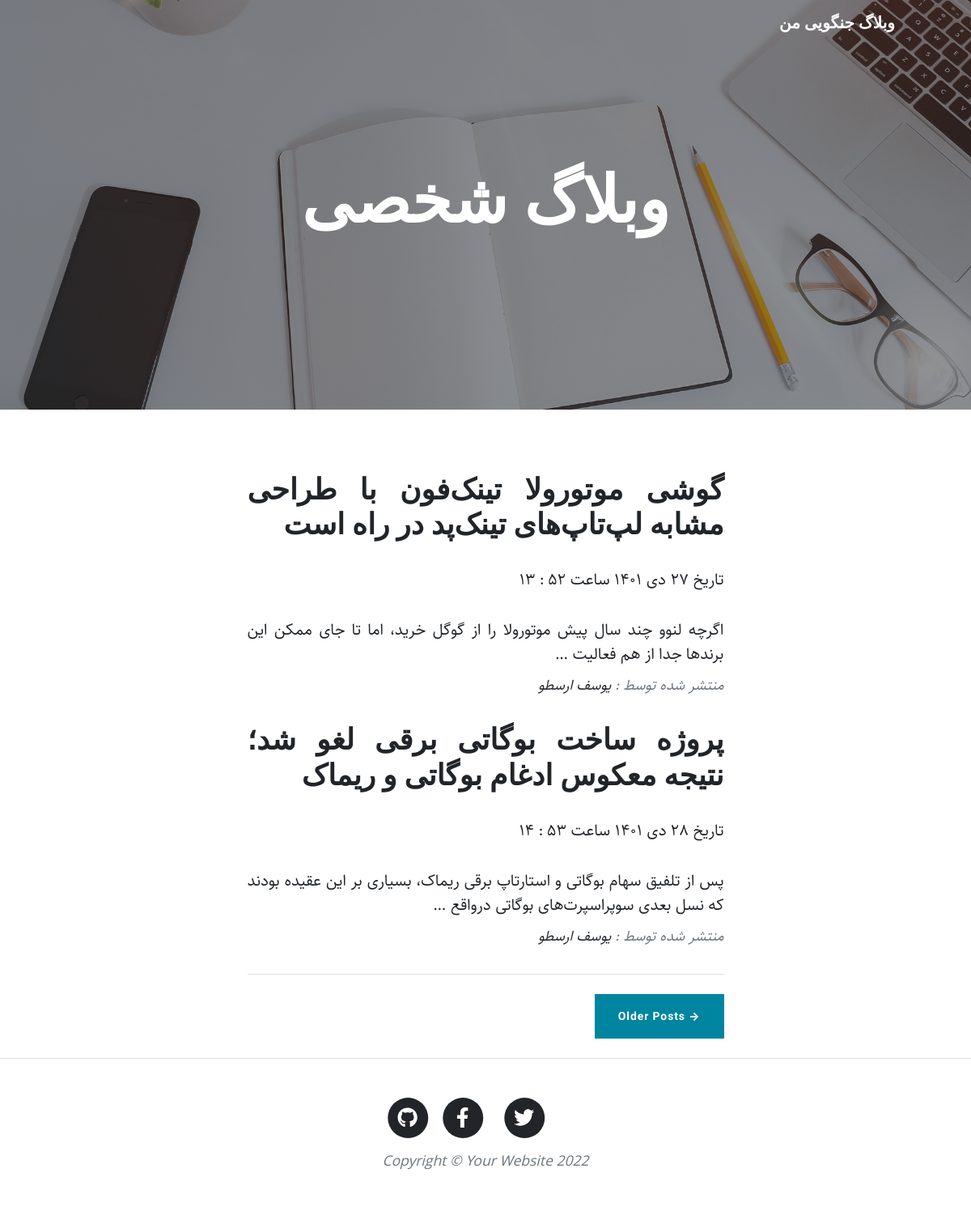
The app's page /home, older data.
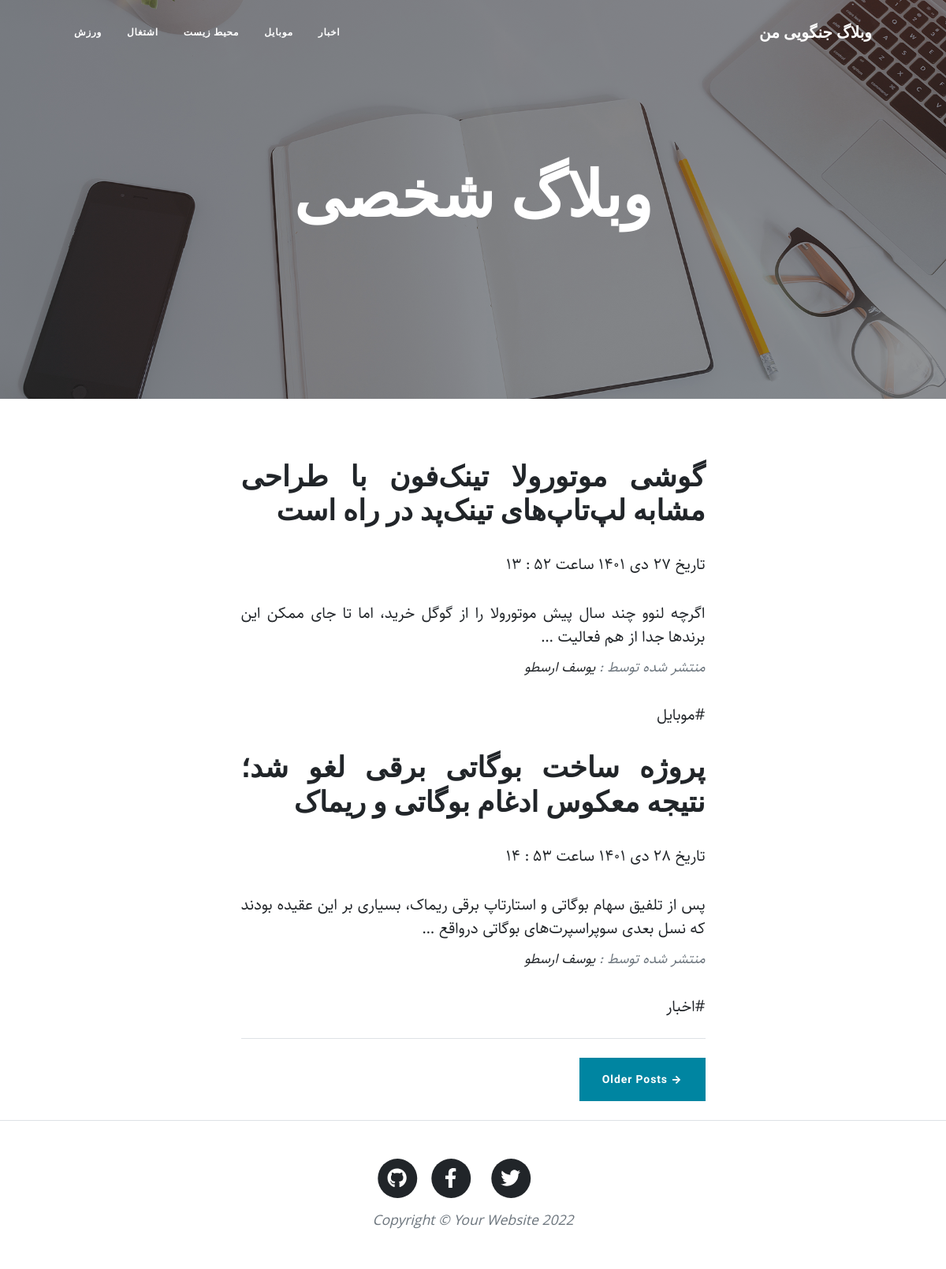
The same page, newer data.
### blog/models.py (models this page shows, shortened)
class Articles(models.Model):
    draft = "d"
    publish = "p"
    STATUS_CHOICES = [
        (draft,"پیش نویس"),
        (publish,"منتشر شده")
    ]
    author = models.ForeignKey(User, blank=True,null=True,verbose_name="نویسندگان", on_delete=models.SET_NULL,related_name="articles")
    category = models.ManyToManyField("Category", verbose_name="دسته بندی",related_name="articles")
    title = models.CharField(max_length=250,verbose_name="عنوان مقاله")
    slug = models.SlugField(max_length=250,verbose_name="اسلاگ")
    description = models.TextField(verbose_name="مقاله")
    published = models.DateTimeField(default=timezone.now,verbose_name="تاریخ انتشار")
    thumbnail = models.ImageField(upload_to="images",verbose_name="عکس")
    created = models.DateTimeField(auto_now_add=True,verbose_name="تاریخ ایجاد مقاله")
    updated = models.DateTimeField(auto_now=True,verbose_name="تاریخ آپدیت")
    status = models.CharField(max_length=1,choices=STATUS_CHOICES,default=draft,verbose_name="وضعیت")
    class Meta:
        verbose_name = "مقاله"
        verbose_name_plural = "مقالات"
    def jpublished(self):
        return jalali_convertor(self.published)
    jpublished.short_description = "زمان انتشار"
    def category_to_published(self):
        return self.category.filter(status=True)
    category_to_published.short_description = "دسته بندی"
    objects = ArticleManager()

class Category(models.Model):
    parent = models.ForeignKey("self", verbose_name="عنوان مقالات", on_delete=models.SET_NULL,blank=True,null=True,default=None,related_name="children")
    title = models.CharField(max_length=250,verbose_name="عنوان مقاله")
    slug = models.SlugField(max_length=250,verbose_name="اسلاگ")
    status = models.BooleanField(default=True,verbose_name="وضعیت")
    position = models.IntegerField(verbose_name="پوزیشن")
    class Meta:
        verbose_name = "دسته بندی"
        verbose_name_plural = "دسته بندی ها"
        ordering = ["position"]

### blog/views.py (the view)
# urls.py: path("",ArticleListView.as_view(),name="home"),
class ArticleListView(ListView):
    queryset = Articles.objects.filter(status="p")
    context_object_name="articles"
    template_name = "blog/myindex.html"
    paginate_by = 2

### blog/extensions/jalali.py (called while the page is built)
def jalali_convertor(time):
    days_of_week  = ["فروردین","اردیبهشت","خرداد","تبر","مرداد","شهریور","مهر","آبان","آذر","دی","بهمن","اسفند"]
    year = time.year
    month = time.month
    day = time.day
    res = Gregorian(f"{year}-{month}-{day}").persian_tuple()
    res =  f"{persian_number(res[2])} {days_of_week[res[1]]} {persian_number(res[0])} ساعت {persian_number(time.minute)} : {persian_number(time.hour)}"
    return res

def persian_number(number):
    number = f"{number}"
    english_array_number = ["0","1","2","3","4","5","6","7","8","9"]
    persian_array_number = ["۰","۱","۲","۳","۴","۵","۶","۷","۸","۹"]
    res = ""
    for num in number:
        for i,n in enumerate(english_array_number):
            if num == n:
                res+= persian_array_number[i]
    if len(res)<2:
        res = f"۰{res}"
    return res

### blog/extensions/utils.py (called while the page is built)
    def persian_tuple(self):
        return self.persian_year, self.persian_month, self.persian_day

### blog/templatetags/base_tag.py (called while the page is built)
@register.simple_tag
def title():
    return "وبلاگ جنگویی من"

@register.inclusion_tag("blog/partials/category_navbar.html")
def category_navbar():
    category = Category.objects.filter(status=True)
    return {
        "category" : category
    }

### templates/blog/myindex.html (shortened to what this page needs)
{% extends 'blog/base.html' %}
{% block main %}
<div class="container px-4 px-lg-5">
    <div class="row gx-4 gx-lg-5 justify-content-center">
        <div class="col-md-10 col-lg-8 col-xl-7">
            {% for article in articles %}
                <div class="post-preview" style="text-align:justify" >
                    <a href=" {% url 'blog:details' article.slug %} ">
                        <h4 class="post-title"> {{article.title}} </h4>
                        <p>تاریخ {{article.jpublished}}</p>
                        <p class="post-subtitle"> {{article.description | truncatewords:20}} </p>
                    </a>
                    <p class="post-meta">منتشر شده توسط : <a href="#!">یوسف ارسطو</a></p>
                    {% for cat in article.category_to_published.all  %}
                    <span>#{{cat.title}} </span>
                    {% endfor %}
            </div>
            {% endfor %}
             <hr class="my-4" />
            {% if is_paginated %}
            <div class="  mb-4">
                {% if page_obj.has_next %}
                <a class="btn btn-primary " href="{% url 'blog:home' page_obj.next_page_number %}">→ Older Posts </a>
                {% endif %}
            {% endif %}
            </div>
        </div>
    </div>
</div>
{% endblock %}

### templates/blog/base.html (shortened to what this page needs)
{% load static %}
{% load base_tag %}
<!DOCTYPE html>
<html lang="en">
    <head>
        <link href="{% static 'blog/css/styles.css' %}" rel="stylesheet" />
        <link href="{% static 'blog/css/rtl.css' %}" rel="stylesheet" />
    </head>
    <body>
        <nav class="navbar navbar-expand-lg navbar-light" id="mainNav">
            <div class="container px-4 px-lg-5">
                <a class="navbar-brand" href="{% url 'blog:home' %}"> {% title %} </a>
                <div class="collapse navbar-collapse" id="navbarResponsive">
                    {% category_navbar %}
                </div>
            </div>
        </nav>
        <header class="masthead" style="background-image: url({% block bg %} {% static 'blog/assets/img/home-bg.jpg' %} {% endblock  %})">
            <div class="container position-relative px-4 px-lg-5">
                <div class="row gx-4 gx-lg-5 justify-content-center">
                    <div class="col-md-10 col-lg-8 col-xl-7">
                        <div class="site-heading">
                             {% block title %}<h1> وبلاگ شخصی </h1>{% endblock title%}
                        </div>
                    </div>
                </div>
            </div>
        </header>
        {% block main %}
        {% endblock %}
        <footer class="border-top">
            <div class="container px-4 px-lg-5">
                <div class="row gx-4 gx-lg-5 justify-content-center">
                    <div class="col-md-10 col-lg-8 col-xl-7">
                        <ul class="list-inline text-center">
                            <li class="list-inline-item">
                                <a href="#!">
                                    <span class="fa-stack fa-lg">
                                        <i class="fas fa-circle fa-stack-2x"></i>
                                        <i class="fab fa-twitter fa-stack-1x fa-inverse"></i>
                                    </span>
                                </a>
                            </li>
                            <li class="list-inline-item">
                                <a href="#!">
                                    <span class="fa-stack fa-lg">
                                        <i class="fas fa-circle fa-stack-2x"></i>
                                        <i class="fab fa-facebook-f fa-stack-1x fa-inverse"></i>
                                    </span>
                                </a>
                            </li>
                            <li class="list-inline-item">
                                <a href="#!">
                                    <span class="fa-stack fa-lg">
                                        <i class="fas fa-circle fa-stack-2x"></i>
                                        <i class="fab fa-github fa-stack-1x fa-inverse"></i>
                                    </span>
                                </a>
                            </li>
                        </ul>
                        <div class="small text-center text-muted fst-italic">Copyright &copy; Your Website 2022</div>
                    </div>
                </div>
            </div>
        </footer>
    </body>
</html>

### templates/blog/partials/category_navbar.html
<ul class="navbar-nav ms-auto py-4 py-lg-0">
    {% for cat in category  %}
    <li class="nav-item"><a class="nav-link px-lg-3 py-3 py-lg-4" href=" {% url 'blog:category_details' cat.slug %} "> {{cat.title}} </a></li>
    {% endfor %}
</ul>

### static/blog/css/rtl.css (style rules this page uses)
body { direction: rtl; text-align: right; font-family: "Sahel"; }
.navbar-expand-lg .navbar-nav { margin-left: initial !important; margin-right: auto; }

Row changes from the older to the newer data that the page shows:
added Category: title "اخبار"
added Category: title "موبایل"
added Category: title "محیط زیست"
added Category: title "اشتغال"
added Category: title "ورزش"
